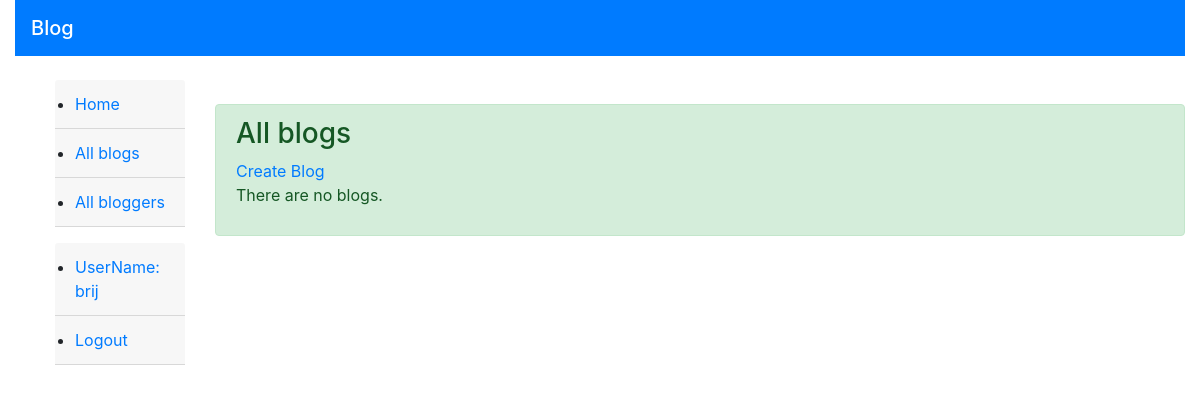
The app's page /blog/blogs/ (signed in), older data.
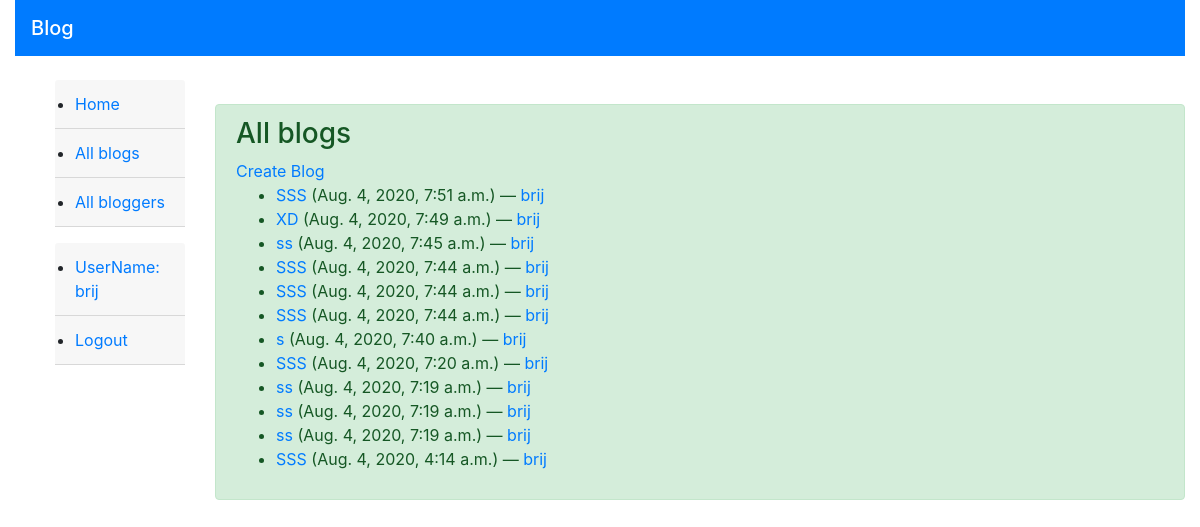
The same page, newer data.
### Blog/models.py (models this page shows, shortened)
class Blog(models.Model):
    name = models.CharField(max_length=500)
    author = models.ForeignKey(BlogAuthor, on_delete=models.SET_NULL, null=True)
    description = models.TextField(max_length=5000, help_text="Please Enter the blog description here.")
    post_date = models.DateTimeField(auto_now_add=True)
    class Meta:
        ordering = ["-post_date"]

class BlogAuthor(models.Model):
    user = models.OneToOneField(User, on_delete=models.SET_NULL, null=True)
    bio = models.TextField(max_length=500, help_text="Please Enter the bio details here.")
    class Meta:
        ordering = ["user", "bio"]
    def __str__(self):
        return self.user.username

### Blog/views.py (the view)
# urls.py: path('blogs/', views.BlogList.as_view(), name='blogs'),
class BlogList(View):
    def get(self, request):
        user = request.user
        blogger = BlogAuthor.objects.get(user=user)
        blogs = Blog.objects.filter(author=blogger).order_by('-post_date')
        most_recent = blogs[:3]
        page_request_var = 'page'
        context = {
                'blogs' : blogs,
                'page_request_var' : page_request_var,
                'most_recent': most_recent,
        }
        return render(request, "blog/blog_list.html", context)

### Blog/templates/blog/blog_list.html
{% extends "base_generic.html" %}
{% block content %}
    <br>
    <div class="alert alert-success" role="alert">
        <h3 class="alert-heading" >All blogs</h3>
        <a href="{% url 'create-blog' %}" class="button"> Create Blog</a>
        {% if blogs %}
            <ul>
                {% for blog in blogs %}
                    <li>
                        <a href="{% url 'blog-detail' blog.pk %}">{{ blog.name }}</a> ({{blog.post_date}}) — <a href="{% url 'blogs-by-author' blog.author.pk %}">{{ blog.author }}</a>
                    </li>
                {% endfor %}
            </ul>
        {% else %}
            <p>There are no blogs.</p>
        {% endif %}
    </div>
{% endblock %}

Row changes from the older to the newer data that the page shows:
added Blog: name "SSS", post_date "Aug. 4, 2020, 7:51 a.m.", author "brij"
added Blog: name "XD", post_date "Aug. 4, 2020, 7:49 a.m.", author "brij"
added Blog: name "ss", post_date "Aug. 4, 2020, 7:45 a.m.", author "brij"
added Blog: name "SSS", post_date "Aug. 4, 2020, 7:44 a.m.", author "brij"
added Blog: name "SSS", post_date "Aug. 4, 2020, 7:44 a.m.", author "brij"
added Blog: name "SSS", post_date "Aug. 4, 2020, 7:44 a.m.", author "brij"
added Blog: name "s", post_date "Aug. 4, 2020, 7:40 a.m.", author "brij"
added Blog: name "SSS", post_date "Aug. 4, 2020, 7:20 a.m.", author "brij"
added Blog: name "ss", post_date "Aug. 4, 2020, 7:19 a.m.", author "brij"
added Blog: name "ss", post_date "Aug. 4, 2020, 7:19 a.m.", author "brij"
added Blog: name "ss", post_date "Aug. 4, 2020, 7:19 a.m.", author "brij"
added Blog: name "SSS", post_date "Aug. 4, 2020, 4:14 a.m.", author "brij"
Text that changed along with them:
text no longer shown: "There are no blogs."
